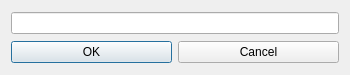
<?xml version="1.0" encoding="UTF-8"?>
<ui version="4.0">
 <class>TextCommentDialog</class>
 <widget class="QDialog" name="TextCommentDialog">
  <property name="geometry">
   <rect>
    <x>0</x>
    <y>0</y>
    <width>350</width>
    <height>75</height>
   </rect>
  </property>
  <property name="sizePolicy">
   <sizepolicy hsizetype="Fixed" vsizetype="Fixed">
    <horstretch>0</horstretch>
    <verstretch>0</verstretch>
   </sizepolicy>
  </property>
  <property name="minimumSize">
   <size>
    <width>350</width>
    <height>75</height>
   </size>
  </property>
  <property name="maximumSize">
   <size>
    <width>350</width>
    <height>75</height>
   </size>
  </property>
  <property name="contextMenuPolicy">
   <enum>Qt::NoContextMenu</enum>
  </property>
  <property name="windowTitle">
   <string>Редактирование текстового комментария</string>
  </property>
  <property name="toolTip">
   <string notr="true"/>
  </property>
  <property name="statusTip">
   <string notr="true"/>
  </property>
  <property name="whatsThis">
   <string notr="true"/>
  </property>
  <property name="modal">
   <bool>true</bool>
  </property>
  <layout class="QGridLayout" name="gridLayout">
   <item row="0" column="0">
    <widget class="QLineEdit" name="textcomment"/>
   </item>
   <item row="1" column="0">
    <layout class="QHBoxLayout">
     <property name="spacing">
      <number>6</number>
     </property>
     <property name="margin">
      <number>0</number>
     </property>
     <item>
      <widget class="QPushButton" name="okButton">
       <property name="text">
        <string>OK</string>
       </property>
      </widget>
     </item>
     <item>
      <widget class="QPushButton" name="cancelButton">
       <property name="text">
        <string>Cancel</string>
       </property>
      </widget>
     </item>
    </layout>
   </item>
  </layout>
 </widget>
 <resources/>
 <connections>
  <connection>
   <sender>okButton</sender>
   <signal>clicked()</signal>
   <receiver>TextCommentDialog</receiver>
   <slot>accept()</slot>
   <hints>
    <hint type="sourcelabel">
     <x>278</x>
     <y>253</y>
    </hint>
    <hint type="destinationlabel">
     <x>96</x>
     <y>254</y>
    </hint>
   </hints>
  </connection>
  <connection>
   <sender>cancelButton</sender>
   <signal>clicked()</signal>
   <receiver>TextCommentDialog</receiver>
   <slot>reject()</slot>
   <hints>
    <hint type="sourcelabel">
     <x>369</x>
     <y>253</y>
    </hint>
    <hint type="destinationlabel">
     <x>179</x>
     <y>282</y>
    </hint>
   </hints>
  </connection>
 </connections>
</ui>
